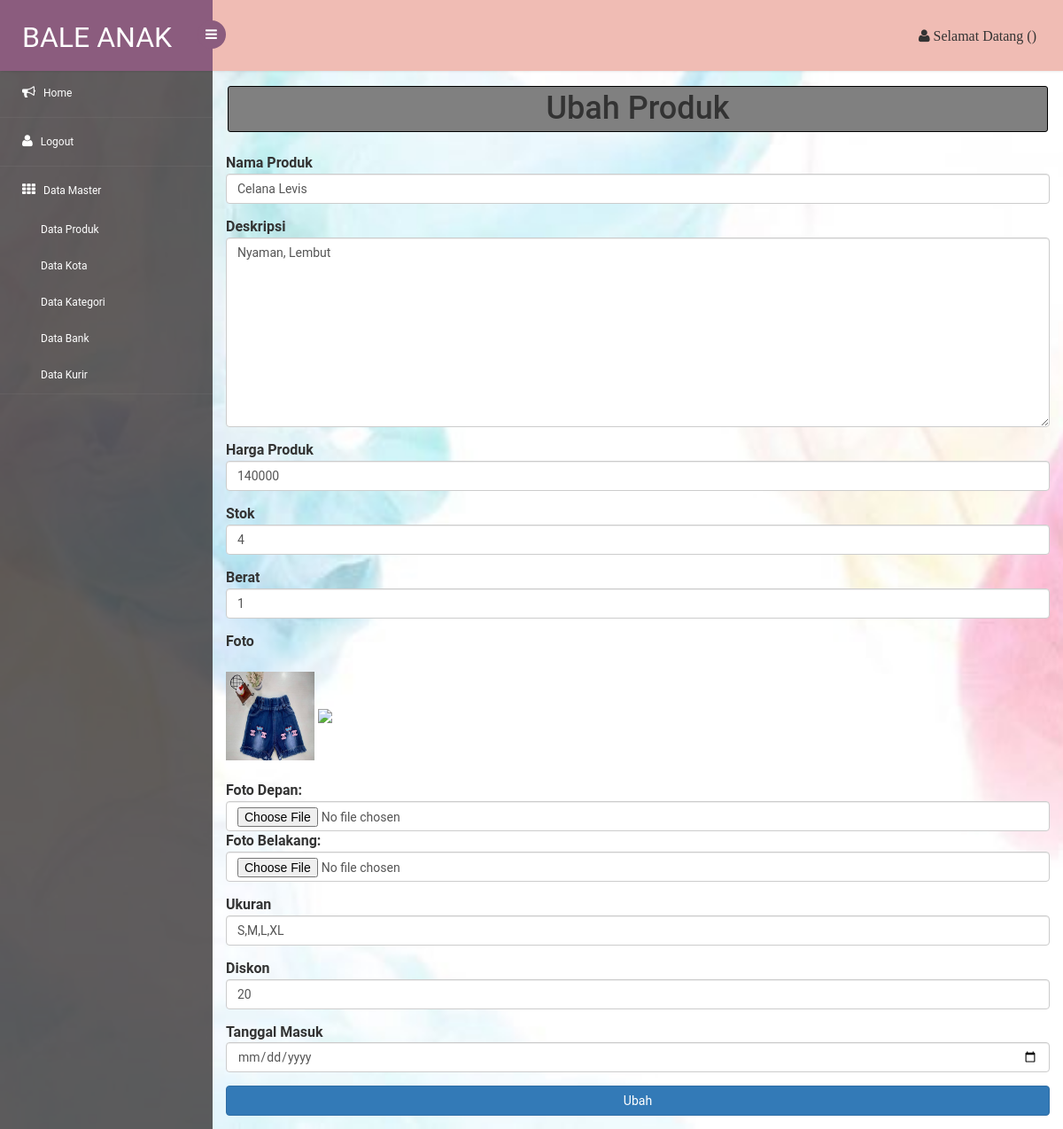
Before: /admin/dashboard/ubahproduk.php?halaman=ubahproduk&kodeproduk=20 with the older database file.
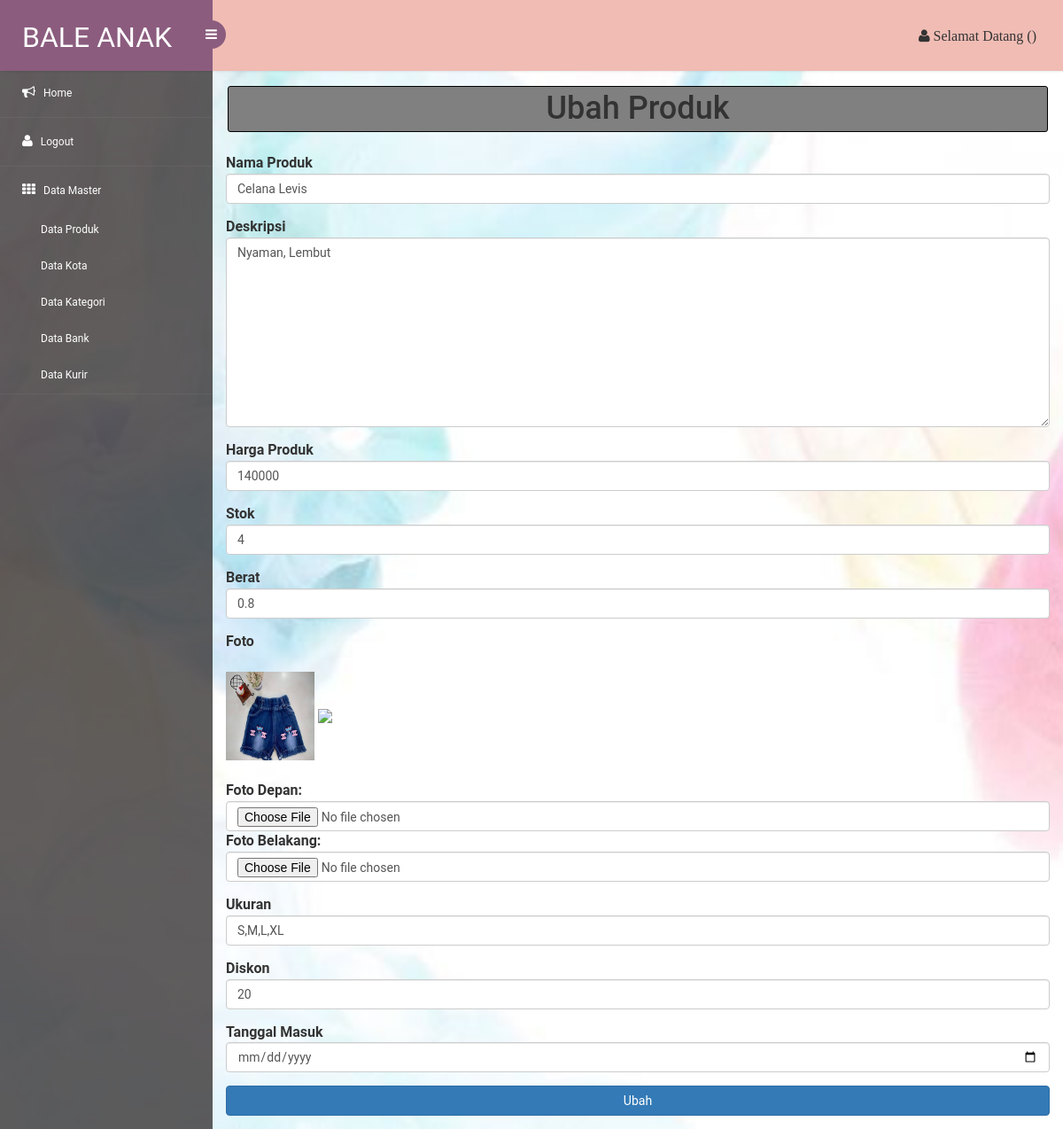
After: the same page with the newer database file.
### tables this page shows
CREATE TABLE `produk` (
  `kodeproduk` int(11) NOT NULL,
  `kd_subkategori` int(11) NOT NULL,
  `nama_produk` varchar(50) NOT NULL,
  `deskripsi` varchar(255) NOT NULL,
  `harga_produk` int(11) NOT NULL,
  `stok` int(11) NOT NULL,
  `berat` float NOT NULL,
  `foto1` varchar(255) NOT NULL,
  `foto2` varchar(255) DEFAULT NULL,
  `ukuran` varchar(200) NOT NULL,
  `diskon` int(11) DEFAULT NULL,
  `tgl_masuk` datetime NOT NULL
);

### admin/dashboard/ubahproduk.php (the view, shortened to what this page needs)
<?php include_once('../_header.php'); ?>
<?php
require 'functions.php';
$kdproduk = $_GET['kodeproduk'];
$result = mysqli_query($conn, "SELECT * FROM produk WHERE kodeproduk = $kdproduk");
$rows = mysqli_fetch_assoc($result);
?>
<!DOCTYPE html>
<html>
<head>
</head>
<body>
	<h1 class="title_ubah">Ubah Produk</h1><br>
	<form action="" method="post" name="myForm" onsubmit="return(validate(this))" enctype="multipart/form-data">
	<div class="form-group">
			<label>Nama Produk</label>
			<input type="text" name="nama_produk" class="form-control" id="nama_produk" required value="<?php echo $rows['nama_produk']; ?>">
	</div>
	<div class="form-group">
			<label>Deskripsi</label>
			<textarea class="form-control" name="deskripsi" rows="10" ><?php echo $rows['deskripsi']; ?>
		</textarea>
	</div>
	<div class="form-group">
		<label>Harga Produk</label>
		<input type="number" name="harga_produk" class="form-control" id="harga_produk" value="<?php echo $rows['harga_produk']; ?>">
	</div>
	<div class="form-group">
		<label>Stok</label>
		<input type="number" name="stok" class="form-control" id="stok" value="<?php echo $rows['stok']; ?>">
	</div>
	<div class="form-group">
		<label>Berat</label>
		<input type="text" name="berat" class="form-control" id="berat" value="<?php echo $rows['berat']; ?>">
	</div>
	<div class="form-group">
		<label>Foto</label> <br><br>
		<img src="../../images/<?php echo $rows['foto1']; ?>" width="100">
		<img src="../../images/<?php echo $rows['foto2']; ?>" width="100"><br><br>
		<label>Foto Depan:</label><br>
		<input type="file" name="foto1" id="foto[]" class="form-control"  >
		<label>Foto Belakang:</label><br>
		<input type="file" name="foto2" id="foto[]" class="form-control" >
	</div>
	<div class="form-group">
		<label>Ukuran</label>
		<input type="text" name="ukuran" class="form-control" id="ukuran" value="<?php echo $rows['ukuran']; ?>">
	</div>
	<div class="form-group">
		<label>Diskon</label>
		<input type="number" name="diskon" class="form-control" id="diskon" value="<?php echo $rows['diskon']; ?>">
	</div>
	<div class="form-group">
		<label>Tanggal Masuk</label>
		<input type="date" name="tgl_masuk" class="form-control" id="tgl_masuk" value="<?php echo $rows['tgl_masuk']; ?>">
	</div>
	<button class="btn btn-primary btn-block" name="submit"> Ubah </button>
</form>
</body>
</html>

Changed rows visible on the page:
changed produk "Celana Levis": berat "1" → "0.8"
